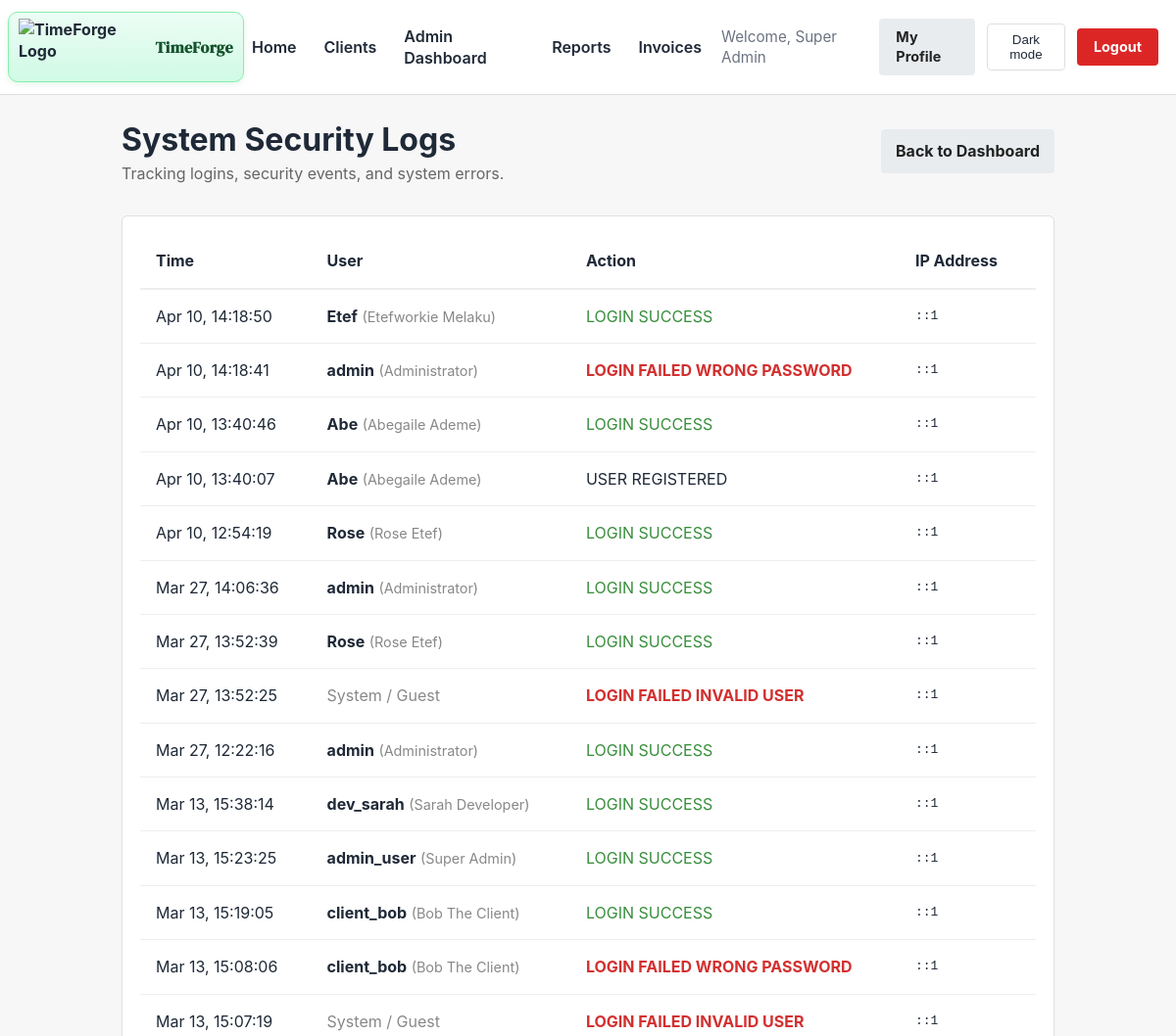
Page /admin/audit_logs.php (signed in, upper part) on the earlier database version.
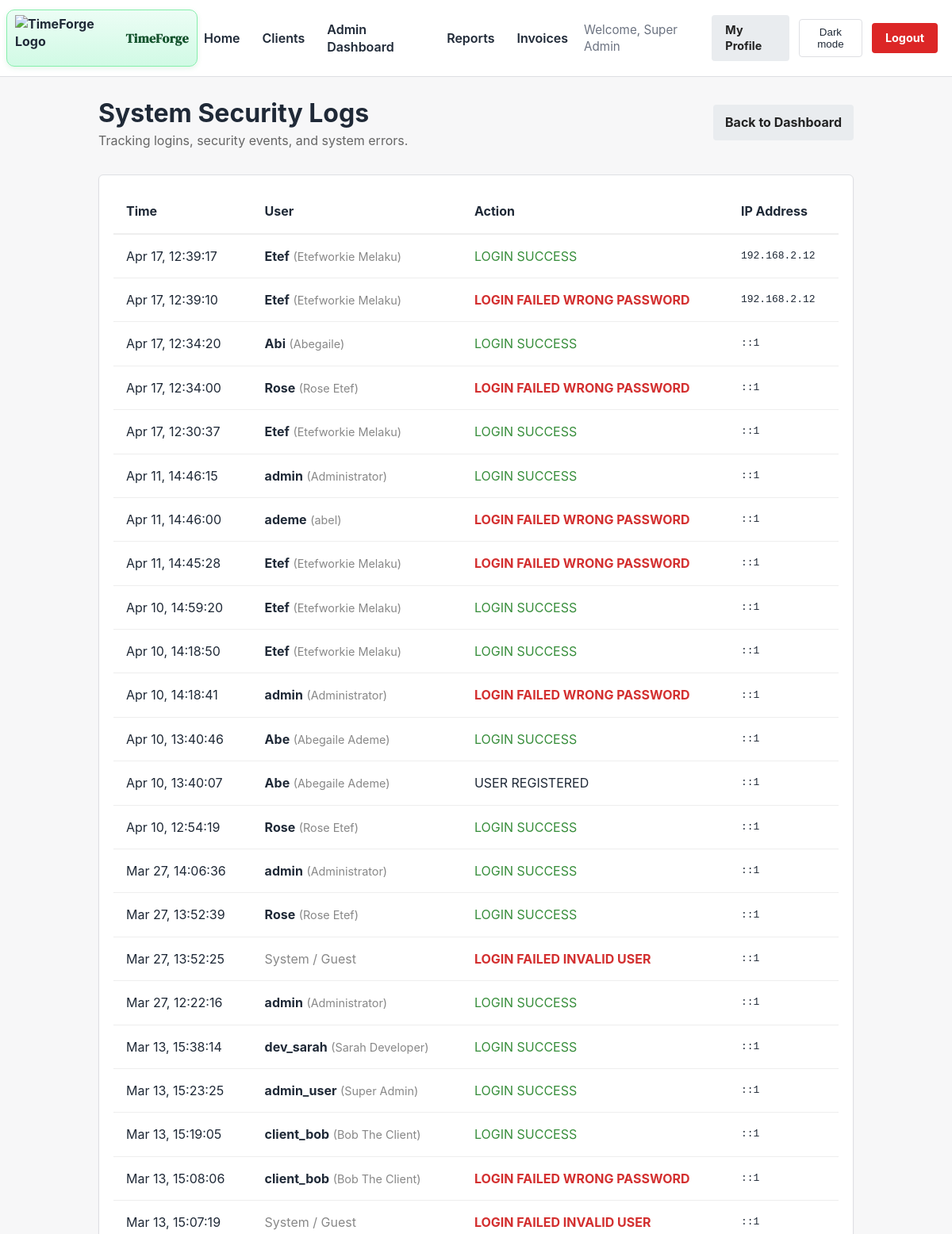
Same page on the later database version.
### tables this page shows
CREATE TABLE `audit_logs` (
  `id` int(11) NOT NULL,
  `user_id` int(11) NOT NULL,
  `action` varchar(100) NOT NULL,
  `ip_address` varchar(45) DEFAULT NULL,
  `user_agent` text DEFAULT NULL,
  `created_at` timestamp NOT NULL DEFAULT current_timestamp()
);

CREATE TABLE `users` (
  `id` int(11) NOT NULL,
  `company_id` int(11) DEFAULT NULL,
  `username` varchar(50) NOT NULL,
  `email` varchar(100) NOT NULL,
  `password` varchar(255) NOT NULL,
  `role` enum('admin','freelancer','client') NOT NULL DEFAULT 'freelancer',
  `full_name` varchar(100) NOT NULL,
  `company_name` varchar(150) DEFAULT NULL,
  `business_tagline` varchar(200) DEFAULT NULL,
  `company_logo` varchar(255) DEFAULT NULL,
  `is_active` tinyint(1) DEFAULT 1,
  `last_login` datetime DEFAULT NULL,
  `last_active_at` datetime DEFAULT NULL,
  `current_project_id` int(11) DEFAULT NULL,
  `password_reset_token` varchar(255) DEFAULT NULL,
  `password_reset_expires` datetime DEFAULT NULL,
  `created_at` timestamp NOT NULL DEFAULT current_timestamp(),
  `updated_at` timestamp NOT NULL DEFAULT current_timestamp() ON UPDATE current_timestamp()
);

### src/Core/Auth.php (called while the page is built, shortened)
<?php
function devBypassEnabled() {
    return defined('DEV_AUTH_BYPASS') && DEV_AUTH_BYPASS === true;
}
function getCurrentUser() {
    return isset($_SESSION['user_id']) ? $_SESSION : null;
}
function isLoggedIn() {
    return isset($_SESSION['user_id']) && !empty($_SESSION['user_id']);
}
function hasRole($role) {
    return isset($_SESSION['role']) && $_SESSION['role'] === $role;
}

### admin/audit_logs.php (the view, shortened to what this page needs)
<?php
require_once __DIR__ . '/../includes/auth.php';
try {
    $sql = "
        SELECT al.*, u.username, u.full_name
        FROM audit_logs al
        LEFT JOIN users u ON al.user_id = u.id
        ORDER BY al.created_at DESC
        LIMIT 100
    ";
    $stmt = $pdo->query($sql);
    $logs = $stmt->fetchAll(PDO::FETCH_ASSOC);
} catch (PDOException $e) {
    die("Error fetching logs: " . $e->getMessage());
}
?>
<!DOCTYPE html>
<html lang="en">
<head>
    <link rel="stylesheet" href="/TimeForge_Capstone/css/style.css">
</head>
<body>
    <?php include_once __DIR__ . '/../includes/header_partial.php'; ?>
    <div class="container">
        <div style="display: flex; justify-content: space-between; align-items: center; margin-bottom: 2rem;">
            <div>
                <h1>System Security Logs</h1>
                <p style="color: #666;">Tracking logins, security events, and system errors.</p>
            </div>
            <a href="/TimeForge_Capstone/admin/dashboard.php" class="btn btn-secondary">Back to Dashboard</a>
        </div>
        <div class="card">
            <div style="overflow-x: auto;">
                <table style="width: 100%; border-collapse: collapse;">
                    <thead>
                        <tr style="border-bottom: 2px solid #eee; text-align: left;">
                            <th style="padding: 1rem;">Time</th>
                            <th style="padding: 1rem;">User</th>
                            <th style="padding: 1rem;">Action</th>
                            <th style="padding: 1rem;">IP Address</th>
                        </tr>
                    </thead>
                    <tbody>
                        <?php foreach ($logs as $log):
                            $actionClass = '';
                            if (strpos($log['action'], 'failed') !== false) $actionClass = 'color: #d32f2f; font-weight: bold;';
                            elseif (strpos($log['action'], 'success') !== false) $actionClass = 'color: #388e3c;';
                        ?>
                        <tr style="border-bottom: 1px solid #eee;">
                            <td style="padding: 1rem; white-space: nowrap;">
                                <?= date('M j, H:i:s', strtotime($log['created_at'])) ?>
                            </td>
                            <td style="padding: 1rem;">
                                <?php if ($log['user_id'] && $log['username']): ?>
                                    <strong><?= htmlspecialchars($log['username']) ?></strong>
                                    <span style="color: #888; font-size: 0.9em;">(<?= htmlspecialchars($log['full_name']) ?>)</span>
                                <?php else: ?>
                                    <span style="color: #888;">System / Guest</span>
                                <?php endif; ?>
                            </td>
                            <td style="padding: 1rem; <?= $actionClass ?>">
                                <?= htmlspecialchars(str_replace('_', ' ', strtoupper($log['action']))) ?>
                            </td>
                            <td style="padding: 1rem; font-family: monospace;">
                                <?= htmlspecialchars($log['ip_address']) ?>
                            </td>
                        </tr>
                        <?php endforeach; ?>
                    </tbody>
                </table>
            </div>
        </div>
    </div>
</body>
</html>

### includes/header_partial.php (shortened to what this page needs)
<?php
require_once __DIR__ . '/auth.php';
$current_user = getCurrentUser();
?>
<header>
  <div class="logo">
    <a href="/TimeForge_Capstone/index.php?view=welcome" class="logo-link">
      <img src="/TimeForge_Capstone/icons/logo.png" alt="TimeForge Logo">
      <span>TimeForge</span>
    </a>
  </div>
  <nav>
    <a href="/TimeForge_Capstone/index.php">Home</a>
    <?php if (isLoggedIn()): ?>
      <?php if (hasRole('client')): ?>
        <a href="/TimeForge_Capstone/client/dashboard.php">My Dashboard</a>
        <a href="/TimeForge_Capstone/client/projects.php">My Projects</a>
        <a href="/TimeForge_Capstone/invoices/history.php">Invoices</a>
      <?php else: ?>
        <a href="/TimeForge_Capstone/clients.php">Clients</a>
        <?php if (hasRole('admin')): ?>
          <a href="/TimeForge_Capstone/admin/dashboard.php">Admin Dashboard</a>
          <a href="/TimeForge_Capstone/admin/reports.php">Reports</a>
          <a href="/TimeForge_Capstone/invoices/history.php">Invoices</a>
        <?php elseif (hasRole('freelancer')): ?>
          <a href="/TimeForge_Capstone/freelancer/dashboard.php">Freelancer Portal</a>
        <?php endif; ?>
      <?php endif; ?>
      <span class="nav-text">Welcome, <?php echo htmlspecialchars($current_user['full_name'] ?? 'User'); ?></span>
      <a href="/TimeForge_Capstone/profile.php" class="btn btn-secondary btn-compact">My Profile</a>
      <button id="themeToggle" class="theme-toggle">Dark mode</button>
      <a href="/TimeForge_Capstone/includes/logout.php" class="btn btn-danger btn-compact">Logout</a>
    <?php else: ?>
      <button id="themeToggle" class="theme-toggle">Dark mode</button>
      <a href="/TimeForge_Capstone/login.php">Login</a>
      <a href="/TimeForge_Capstone/register.php">Register</a>
    <?php endif; ?>
  </nav>
</header>
<link rel="stylesheet" href="/TimeForge_Capstone/css/style.css">
<link rel="stylesheet" href="/TimeForge_Capstone/css/time_tracker.css">

### css/style.css (style rules this page uses)
* { margin: 0; padding: 0; box-sizing: border-box; }
html, body { height: 100%; }
body { font-family: -apple-system, BlinkMacSystemFont, "Segoe UI", Roboto, Arial, sans-serif; background: #f7f7f8; color: #1f2937; line-height: 1.4; transition: background-color 0.3s ease, color 0.3s ease; }
.logo span { font-family: 'DM Serif Display', serif; letter-spacing: 0.4px; }
a { color: #2563eb; text-decoration: none; }
.container { max-width: 1000px; margin: 0 auto; padding: 24px; }
header { background: #ffffff; border-bottom: 1px solid #dedfe3; padding: 12px 18px 12px 8px; display: flex; align-items: center; justify-content: space-between; }
.logo { display: flex; align-items: center; gap: 10px; font-weight: 700; color: #1f2937; }
.logo a { display: flex; align-items: center; gap: 10px; color: #1f2937; text-decoration: none; padding: 6px 10px; border: 1px solid #86efac; border-radius: 10px; background: linear-gradient(180deg, #ecfdf5 0%, #d1fae5 100%); box-shadow: 0 2px 6px rgba(22, 163, 74, 0.12); transition: transform 120ms ease, filter 120ms ease, box-shadow 120ms ease; }
.logo a span { color: #14532d; }
.logo img { height: 58px; width: auto; display: block; transition: transform 120ms ease, filter 120ms ease; }
nav { display: flex; align-items: center; gap: 12px; }
nav a { color: #1f2937; font-weight: 600; padding: 6px 8px; border-radius: 4px; }
.nav-text { color: #6b7280; font-size: 0.95rem; }
.card { background: #ffffff; border: 1px solid #dedfe3; border-radius: 6px; padding: 18px; box-shadow: 0 1px 2px rgba(0, 0, 0, 0.06); }
.btn { display: inline-block; padding: 10px 14px; border-radius: 4px; border: 1px solid transparent; font-weight: 700; cursor: pointer; }
.btn-danger { background: #dc2626; color: #fff; }
.theme-toggle { background: transparent; border: 1px solid #dedfe3; color: #1f2937; padding: 8px 10px; border-radius: 4px; }
.btn-secondary { background: #e9ecef; color: #222; }
.btn-compact { padding: 0.5rem 1rem; font-size: 0.9rem; }

### css/time_tracker.css (style rules this page uses)
:root { --tf-timer-bg: #1e1e2d; --tf-timer-text: #ffffff; --tf-timer-accent: #00d2b5; --tf-timer-danger: #ff5b5b; --tf-timer-idle: #f39c12; }

Differences in the rows shown:
added audit_logs: created_at "Apr 17, 12:39:17", user.username "Etef", user.full_name "Etefworkie Melaku", action "LOGIN SUCCESS", ip_address "192.168.2.12"
added audit_logs: created_at "Apr 17, 12:39:10", user.username "Etef", user.full_name "Etefworkie Melaku", action "LOGIN FAILED WRONG PASSWORD", ip_address "192.168.2.12"
added audit_logs: created_at "Apr 17, 12:34:20", user.username "Abi", user.full_name "Abegaile", action "LOGIN SUCCESS", ip_address "::1"
added audit_logs: created_at "Apr 17, 12:34:00", user.username "Rose", user.full_name "Rose Etef", action "LOGIN FAILED WRONG PASSWORD", ip_address "::1"
added audit_logs: created_at "Apr 17, 12:30:37", user.username "Etef", user.full_name "Etefworkie Melaku", action "LOGIN SUCCESS", ip_address "::1"
added audit_logs: created_at "Apr 11, 14:46:15", user.username "admin", user.full_name "Administrator", action "LOGIN SUCCESS", ip_address "::1"
added audit_logs: created_at "Apr 11, 14:46:00", user.username "ademe", user.full_name "abel", action "LOGIN FAILED WRONG PASSWORD", ip_address "::1"
added audit_logs: created_at "Apr 11, 14:45:28", user.username "Etef", user.full_name "Etefworkie Melaku", action "LOGIN FAILED WRONG PASSWORD", ip_address "::1"
added audit_logs: created_at "Apr 10, 14:59:20", user.username "Etef", user.full_name "Etefworkie Melaku", action "LOGIN SUCCESS", ip_address "::1"
